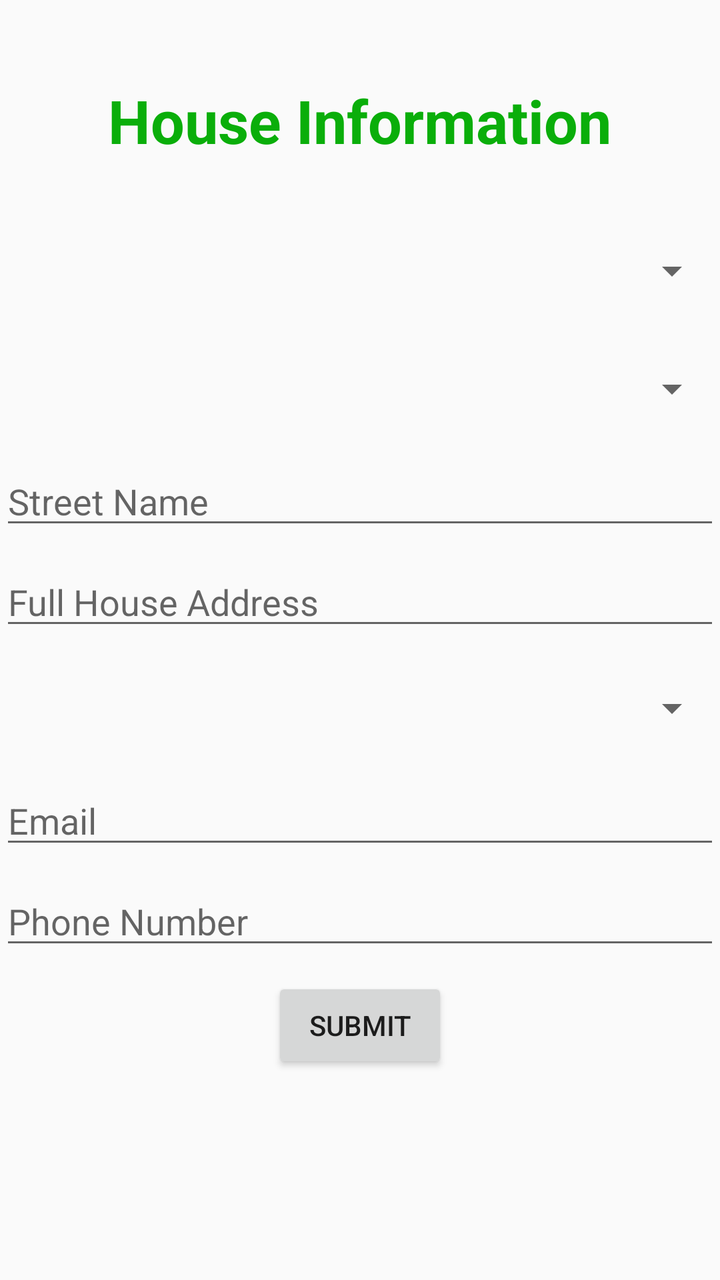
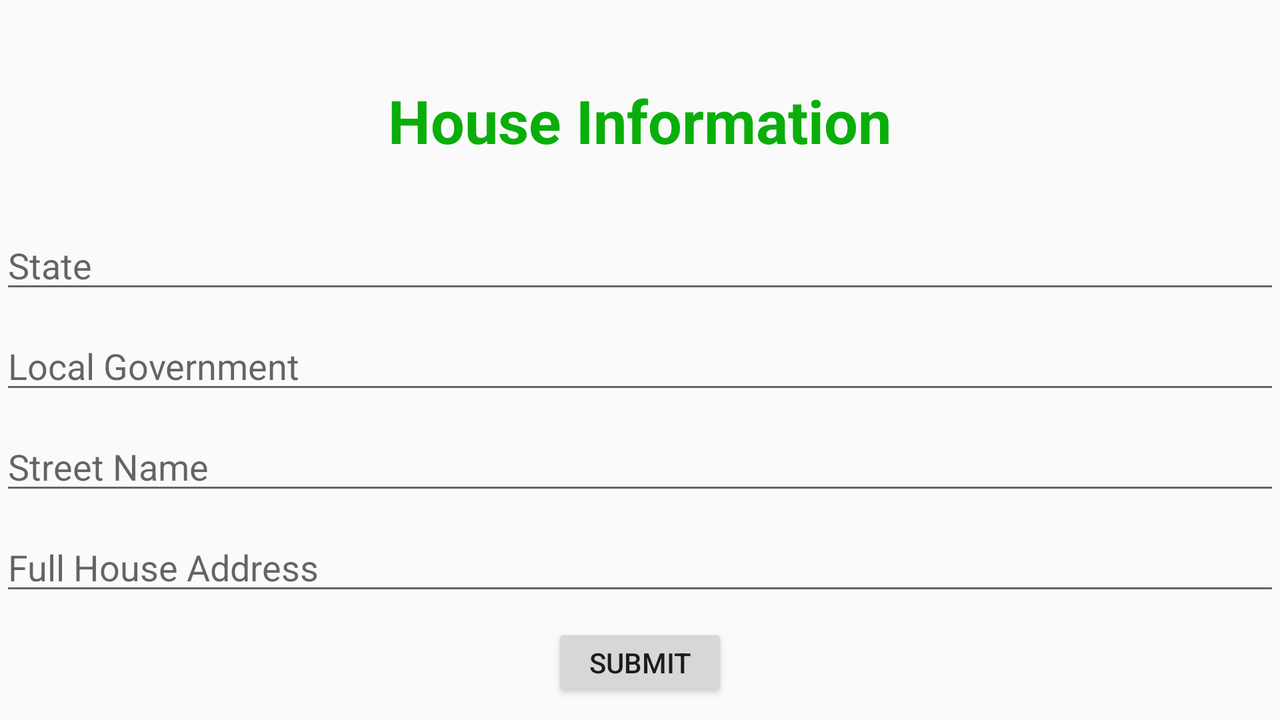

Compare how this app lays out the same screen by default and in its alternative resource folder. The renders come first, then the two layout files and the values they reference.
<!-- AndroidManifest.xml: application theme AppTheme -->
<!-- res/layout/activity_nibo_code_getter.xml -->
<?xml version="1.0" encoding="utf-8"?>

<LinearLayout xmlns:android="http://schemas.android.com/apk/res/android"
xmlns:tools="http://schemas.android.com/tools"
android:layout_width="match_parent"
android:layout_height="match_parent"
android:orientation="vertical"
android:paddingTop="40dp"
tools:context="com.nigeria.locateme.locateme.activities.NiboCodeGetterActivity">


    <ScrollView
        android:layout_width="match_parent"
        android:layout_height="match_parent"
        android:visibility="visible">

        <LinearLayout
            android:layout_width="match_parent"
            android:layout_height="wrap_content"
            android:orientation="vertical">


            <TextView
                android:layout_width="wrap_content"
                android:layout_height="wrap_content"
                android:textColor="#0aae0a"
                android:text="House Information"
                android:textStyle="bold"
                android:textSize="30sp"
                android:layout_gravity="center_horizontal"
                android:layout_marginBottom="30dp"
                />




                <Spinner
                    android:layout_width="match_parent"
                    android:layout_height="50dp"
                    android:id="@+id/spinnerState"
                    android:textSize="50sp"
                    android:layout_marginBottom="9dp" />




                <Spinner
                    android:layout_width="match_parent"
                    android:layout_height="50dp"
                    android:id="@+id/spinnerLGA"
                    android:textSize="50sp"
                    android:layout_marginBottom="9dp" />

            <AutoCompleteTextView
                android:layout_width="match_parent"
                android:layout_height="wrap_content"
                android:id="@+id/editTextStreetName"
                android:hint="Street Name"
                android:layout_marginBottom="9dp" />

                <AutoCompleteTextView
                    android:layout_width="match_parent"
                    android:layout_height="wrap_content"
                    android:id="@+id/editTextHouseAddress"
                    android:hint="Full House Address"
                    android:layout_marginBottom="9dp" />

                <Spinner
                    android:layout_width="match_parent"
                    android:layout_height="50dp"
                    android:id="@+id/spinnerBuildingType"
                    android:textSize="50sp"
                    android:layout_marginBottom="9dp" />

                <AutoCompleteTextView
                    android:layout_width="match_parent"
                    android:layout_height="wrap_content"
                    android:id="@+id/editTextEmail"
                    android:hint="Email"
                    android:inputType="textEmailAddress"
                    android:layout_marginBottom="9dp" />

                <AutoCompleteTextView
                    android:layout_width="match_parent"
                    android:layout_height="wrap_content"
                    android:id="@+id/editTextPhoneNumber"
                    android:hint="Phone Number"
                    android:inputType="phone"
                    android:layout_marginBottom="9dp" />





            <Button
                android:layout_width="wrap_content"
                android:layout_height="wrap_content"
                android:text="Submit"
                android:id="@+id/button_saveNewBuilding"
                android:layout_marginBottom="9dp"
                android:layout_gravity="center_horizontal"/>

        </LinearLayout>
    </ScrollView>
</LinearLayout>
<!-- resources referenced by this layout -->
<resources>
  <style name="AppTheme" parent="Theme.AppCompat.Light.DarkActionBar">
          
          <item name="colorPrimary">@color/colorPrimary</item>
          <item name="colorPrimaryDark">@color/colorPrimaryDark</item>
          <item name="colorAccent">@color/colorAccent</item>
      </style>
  <color name="colorPrimary">#4CAF50</color>
  <color name="colorPrimaryDark">#2E7D32</color>
  <color name="colorAccent">#2E7D32</color>
</resources>
<!-- res/layout-land/activity_nibo_code_getter.xml (the author's variant of the layout above) -->
<!-- drawn on the phone turned sideways -->
<?xml version="1.0" encoding="utf-8"?>
<LinearLayout xmlns:android="http://schemas.android.com/apk/res/android"
xmlns:tools="http://schemas.android.com/tools"
android:layout_width="match_parent"
android:layout_height="match_parent"
android:orientation="vertical"
android:paddingTop="40dp"
tools:context="com.nigeria.locateme.locateme.activities.NiboCodeGetterActivity">


<TextView
    android:layout_width="wrap_content"
    android:layout_height="wrap_content"
    android:textColor="#0aae0a"
    android:text="House Information"
    android:textStyle="bold"
    android:textSize="30sp"
    android:layout_gravity="center_horizontal"
    android:layout_marginBottom="30dp"
    />


<AutoCompleteTextView
    android:layout_width="match_parent"
    android:layout_height="wrap_content"
    android:id="@+id/editTextState"
    android:hint="State"
    android:layout_marginBottom="9dp" />

<AutoCompleteTextView
    android:layout_width="match_parent"
    android:layout_height="wrap_content"
    android:id="@+id/editTextLGA"
    android:hint="Local Government"
    android:layout_marginBottom="9dp" />

<AutoCompleteTextView
    android:layout_width="match_parent"
    android:layout_height="wrap_content"
    android:id="@+id/editTextStreetName"
    android:hint="Street Name"
    android:layout_marginBottom="9dp" />

    <AutoCompleteTextView
        android:layout_width="match_parent"
        android:layout_height="wrap_content"
        android:id="@+id/editTextHouseAddress"
        android:hint="Full House Address"
        android:layout_marginBottom="9dp" />





<Button
    android:layout_width="wrap_content"
    android:layout_height="wrap_content"
    android:text="Submit"
    android:id="@+id/button_saveNewBuilding"
    android:layout_marginBottom="9dp"
    android:layout_gravity="center_horizontal"/>
</LinearLayout>
